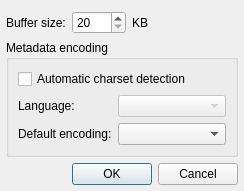
<?xml version="1.0" encoding="UTF-8"?>
<ui version="4.0">
 <class>SettingsDialog</class>
 <widget class="QDialog" name="SettingsDialog">
  <property name="geometry">
   <rect>
    <x>0</x>
    <y>0</y>
    <width>218</width>
    <height>179</height>
   </rect>
  </property>
  <property name="windowTitle">
   <string>HTTP Plugin Settings</string>
  </property>
  <layout class="QGridLayout" name="gridLayout_2">
   <property name="leftMargin">
    <number>6</number>
   </property>
   <property name="rightMargin">
    <number>6</number>
   </property>
   <property name="bottomMargin">
    <number>6</number>
   </property>
   <item row="0" column="0">
    <widget class="QLabel" name="label_17_2_2">
     <property name="text">
      <string>Buffer size:</string>
     </property>
     <property name="alignment">
      <set>Qt::AlignLeading|Qt::AlignLeft|Qt::AlignVCenter</set>
     </property>
    </widget>
   </item>
   <item row="0" column="1">
    <widget class="QSpinBox" name="bufferSizeSpinBox">
     <property name="sizePolicy">
      <sizepolicy hsizetype="Preferred" vsizetype="Fixed">
       <horstretch>0</horstretch>
       <verstretch>0</verstretch>
      </sizepolicy>
     </property>
     <property name="minimum">
      <number>20</number>
     </property>
     <property name="maximum">
      <number>1000</number>
     </property>
     <property name="singleStep">
      <number>20</number>
     </property>
    </widget>
   </item>
   <item row="0" column="2">
    <widget class="QLabel" name="label">
     <property name="sizePolicy">
      <sizepolicy hsizetype="Expanding" vsizetype="Preferred">
       <horstretch>0</horstretch>
       <verstretch>0</verstretch>
      </sizepolicy>
     </property>
     <property name="text">
      <string>KB</string>
     </property>
    </widget>
   </item>
   <item row="2" column="1" colspan="2">
    <widget class="QDialogButtonBox" name="buttonBox">
     <property name="standardButtons">
      <set>QDialogButtonBox::Cancel|QDialogButtonBox::Ok</set>
     </property>
    </widget>
   </item>
   <item row="1" column="0" colspan="3">
    <widget class="QGroupBox" name="groupBox">
     <property name="title">
      <string>Metadata encoding</string>
     </property>
     <layout class="QGridLayout" name="gridLayout">
      <item row="1" column="0" colspan="3">
       <widget class="QCheckBox" name="autoCharsetCheckBox">
        <property name="text">
         <string>Automatic charset detection</string>
        </property>
       </widget>
      </item>
      <item row="2" column="0">
       <widget class="QLabel" name="label_2">
        <property name="enabled">
         <bool>true</bool>
        </property>
        <property name="text">
         <string>Language:</string>
        </property>
       </widget>
      </item>
      <item row="2" column="1" colspan="2">
       <widget class="QComboBox" name="encaAnalyserComboBox">
        <property name="enabled">
         <bool>false</bool>
        </property>
       </widget>
      </item>
      <item row="3" column="0">
       <widget class="QLabel" name="label_15_4">
        <property name="sizePolicy">
         <sizepolicy hsizetype="Preferred" vsizetype="Preferred">
          <horstretch>0</horstretch>
          <verstretch>0</verstretch>
         </sizepolicy>
        </property>
        <property name="text">
         <string>Default encoding:</string>
        </property>
        <property name="alignment">
         <set>Qt::AlignLeading|Qt::AlignLeft|Qt::AlignVCenter</set>
        </property>
       </widget>
      </item>
      <item row="3" column="1" colspan="2">
       <widget class="QComboBox" name="icyEncodingComboBox">
        <property name="sizePolicy">
         <sizepolicy hsizetype="Preferred" vsizetype="Fixed">
          <horstretch>0</horstretch>
          <verstretch>0</verstretch>
         </sizepolicy>
        </property>
       </widget>
      </item>
     </layout>
    </widget>
   </item>
  </layout>
  <zorder>label_17_2_2</zorder>
  <zorder>bufferSizeSpinBox</zorder>
  <zorder>label</zorder>
  <zorder>buttonBox</zorder>
  <zorder>groupBox</zorder>
 </widget>
 <resources/>
 <connections>
  <connection>
   <sender>buttonBox</sender>
   <signal>rejected()</signal>
   <receiver>SettingsDialog</receiver>
   <slot>reject()</slot>
   <hints>
    <hint type="sourcelabel">
     <x>222</x>
     <y>172</y>
    </hint>
    <hint type="destinationlabel">
     <x>70</x>
     <y>90</y>
    </hint>
   </hints>
  </connection>
  <connection>
   <sender>buttonBox</sender>
   <signal>accepted()</signal>
   <receiver>SettingsDialog</receiver>
   <slot>accept()</slot>
   <hints>
    <hint type="sourcelabel">
     <x>222</x>
     <y>172</y>
    </hint>
    <hint type="destinationlabel">
     <x>61</x>
     <y>87</y>
    </hint>
   </hints>
  </connection>
  <connection>
   <sender>autoCharsetCheckBox</sender>
   <signal>toggled(bool)</signal>
   <receiver>encaAnalyserComboBox</receiver>
   <slot>setEnabled(bool)</slot>
   <hints>
    <hint type="sourcelabel">
     <x>59</x>
     <y>67</y>
    </hint>
    <hint type="destinationlabel">
     <x>143</x>
     <y>90</y>
    </hint>
   </hints>
  </connection>
 </connections>
</ui>
